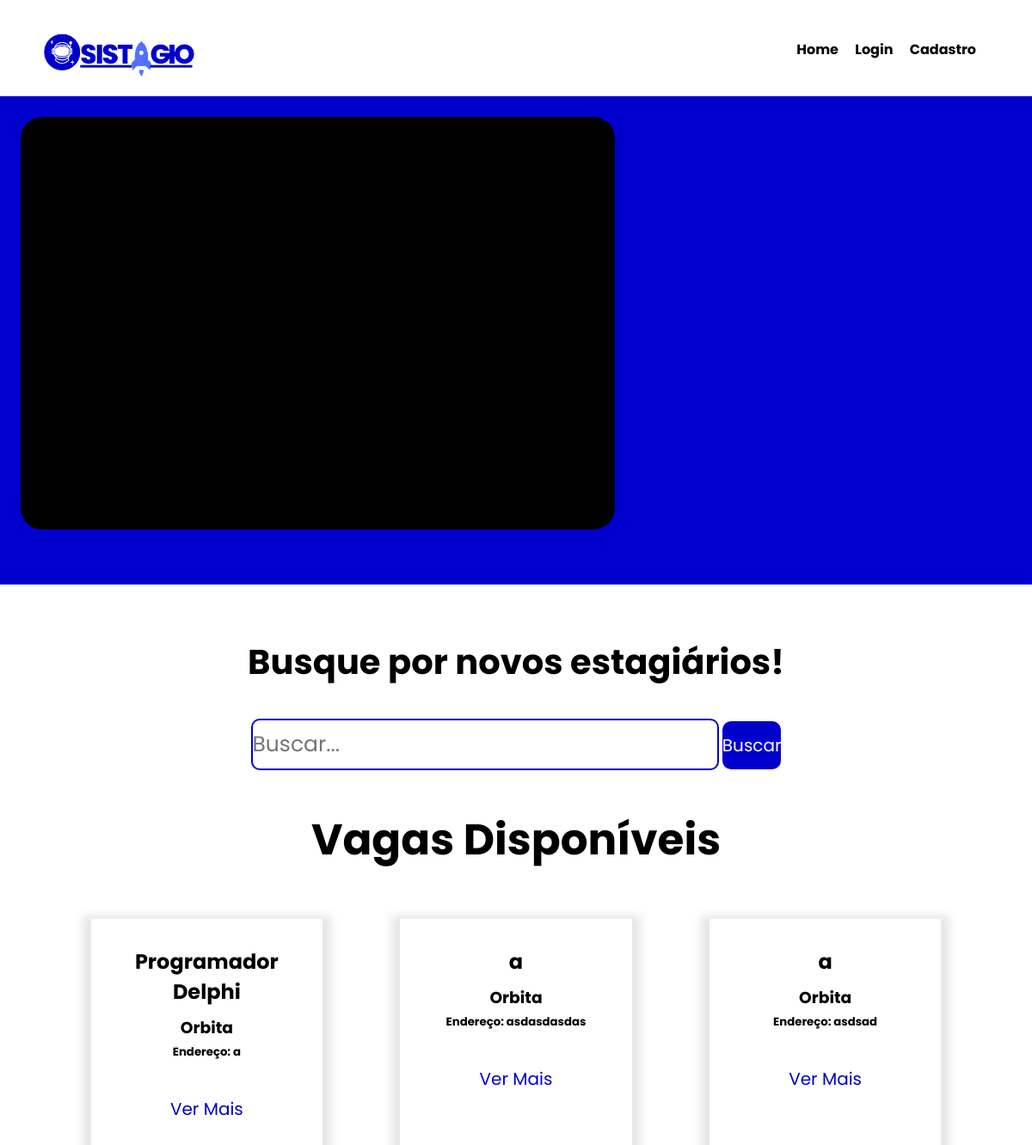
/vagas/, run on the app's committed database.
### post_vagas/models.py (models this page shows)
class PostVagas(models.Model):
    vag_cod = models.BigAutoField(primary_key=True)
    vag_usuario_fk = models.ForeignKey(User, on_delete=models.CASCADE)
    vag_nome = models.CharField(max_length=50,null=True,blank=True)
    vag_tell = models.CharField(max_length=50,null=True,blank=True)
    vag_email = models.EmailField(max_length=80,null=True,blank=True)
    vag_endereco = models.CharField(max_length=20,null=True,blank=True)
    vag_descricao = models.CharField(max_length=100,null=True,blank=True)
    vag_funcao = models.CharField(max_length=50,null=True,blank=True)
    vag_beneficio = models.CharField(max_length=100,null=True,blank=True)

### post_vagas/views.py (the view)
# urls.py: path('',views.ListaVagas.as_view(),name='homepage'),
class ListaVagas(ListView):
    model = models.PostVagas
    template_name = 'post_vagas/vagas.html'
    context_object_name = 'vagas'

### post_vagas/templates/post_vagas/vagas.html (shortened to what this page needs)
{% extends 'base.html' %}
{% load static %}
{% block style %}<link rel="stylesheet" href="{% static 'vagas.css'%}">{% endblock %}
{% block conteudo %}
{% include 'parcias/_header.html' %}
<main class="main">
        <section class="container-carrossel">
            <div class="box-carrosel">
                <div class="itens-carrossel">
                </div>
            </div>
        </section>
        <form class="busca"  method="GET" action="{% url 'post_vagas:busca' %}">
            <div class="divBusca">
                <h1 class="titleBusca">Busque por novos estagiários!</h1>
                <div class="itensBusca">
                    <input type="text" id="txtBusca" placeholder="Buscar..." name="busca" />
                    <button id="btnBusca">Buscar</button>
                </div>
            </div>
        </form>
        <section class="vagas">
            <h1 class="title-container-vagas">Vagas Disponíveis</h1>
            <div class="containerVagas">
{% for vaga in vagas %}
                <div class="box-vagas">
                    <div class="card-vagas">
                        <a href="{% url 'post_vagas:detalhe' vaga.vag_cod %}" class="link-vaga">
                        <div class="itens-vagas">
                            <h2 class="nome-vaga">{{ vaga.vag_nome}}</h2>
                            <h3 class="title-empresa">{{ vaga.vag_usuario_fk.first_name}}</h3>
                            <h5 class="endereco">Endereço: {{ vaga.vag_endereco}}</h5>
                        </div>
                        <div class="itens-btn">
                            <a href="" class="btn-ver-mais">Ver Mais</a>
                        </div>
                         </a>
                    </div>
                </div>
{% endfor %}
            </div>
        </section>
    </main>
{% endblock %}

### templates/static/vagas.css (style rules this page uses)
* { margin:0; padding:0; font-family: 'Poppins' , sans-serif; }
.box-carrosel { background-color: #0000CD; display: flex; padding: 2%; height: 65vh; }
.itens-carrossel { background-color: black; width: 60%; height: 60vh; border-radius: 25px; }
form.busca { width: 100%; text-align: center; margin-top: 5%; }
.divBusca { text-align: center; height: 10vh; }
.divBusca h1 { font-size: 40px; margin-bottom: 3%; }
.itensBusca { margin-top: 2%; }
.itensBusca input { font-size: 25px; width: 45%; height: 7vh; border-radius: 10px; border: solid 2px #0000CD; }
.itensBusca button { font-size: 20px; height: 7vh; border-radius: 10px; border: none; cursor: pointer; color: white; background-color: #0000CD; }
.vagas { display: block; padding: 10%; text-align: center; padding: 10% 5% 10% 5%; }
.title-container-vagas { font-size: 50px; }
.card-vagas { box-shadow: 0px 6px 10px 10px rgba(0, 0, 0, 0.1); padding: 9%; width: 57%; }
.containerVagas { display: flex; width: 100%; flex-wrap: wrap; justify-content: center; }
.box-vagas { margin-top: 5%; display: flex; width: 33.3%; justify-content: space-around; flex-direction: row; }
.itens-btn { margin-top: 20%; }
.itens-vagas h2 { margin-bottom: 5%; }
.itens-vagas h5 { margin-top: 2%; }
.btn-ver-mais { text-decoration: none; color: #0000CD; font-size: 20px; }
.link-vaga { text-decoration:none; color:black; }

### data on the page
PostVagas: vag_nome "Programador Delphi", vag_usuario_fk.first_name "Orbita", vag_endereco "a"
PostVagas: vag_nome "a", vag_usuario_fk.first_name "Orbita", vag_endereco "asdasdasdas"
PostVagas: vag_nome "a", vag_usuario_fk.first_name "Orbita", vag_endereco "asdsad"
